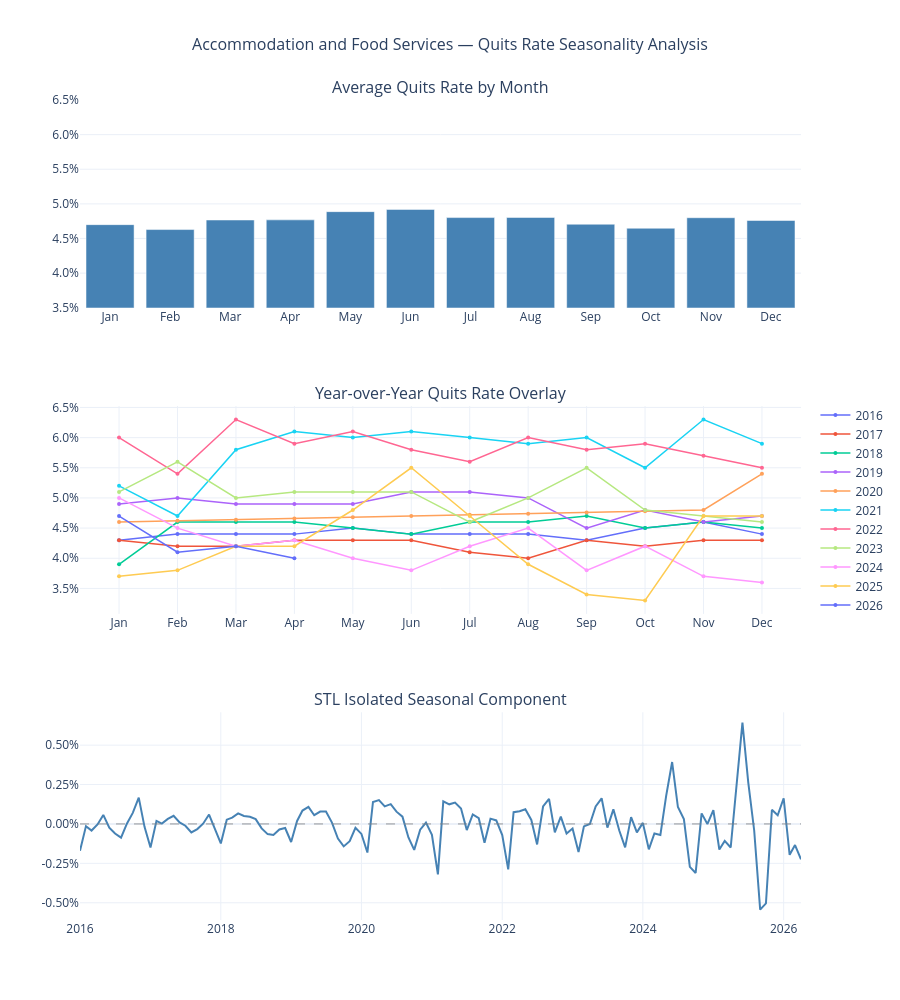

Notebook code for this chart:
### Markdown cell above
## COVID-19 Interpolation

Quit rates in early 2020 deviated sharply from the levels and patterns observed
throughout the rest of the series. Leaving those values in place would allow an
isolated period to distort the model's understanding of both trend and seasonal
structure.

To address this, quit rate values from February 2020 through October 2020 were replaced
using linear interpolation based on time. This bridges the gap between the pre-pandemic
level and the point where the series began returning to a more typical range, without
letting that period dominate the analysis.

The original series is shown alongside the adjusted version above for transparency, and
all subsequent analysis is based on the interpolated data.

### Code cell
# =============================================================================
# Section 3: Seasonality Analysis
# =============================================================================
df_interp['month'] = df_interp.index.month
df_interp['year'] = df_interp.index.year
month_labels = ['Jan','Feb','Mar','Apr','May','Jun',
                'Jul','Aug','Sep','Oct','Nov','Dec']

# STL fit
stl = STL(df_interp['quit_rate'], period=12)
stl_fit = stl.fit()
df_interp['seasonal'] = stl_fit.seasonal

monthly_avg = df_interp.groupby('month')['quit_rate'].mean().reset_index()

fig = make_subplots(
    rows=3, cols=1,
    subplot_titles=('Average Quits Rate by Month',
                    'Year-over-Year Quits Rate Overlay',
                    'STL Isolated Seasonal Component'),
    vertical_spacing=0.12
)

# --- Plot 1: Monthly Average Bar ---
fig.add_trace(go.Bar(
    x=month_labels,
    y=monthly_avg['quit_rate'],
    marker_color='steelblue',
    name='Monthly Average',
    showlegend=False,
    hovertemplate='%{x}: %{customdata}<extra></extra>',
    customdata=[f'{v:.2f}%' for v in monthly_avg['quit_rate']]
), row=1, col=1)

fig.update_yaxes(
    range=[3.5, 6.5],
    tickvals=[3.5, 4.0, 4.5, 5.0, 5.5, 6.0, 6.5],
    ticktext=[f'{v:.1f}%' for v in [3.5, 4.0, 4.5, 5.0, 5.5, 6.0, 6.5]],
    row=1, col=1
)

# --- Plot 2: Year-over-Year Overlay ---
colors = px.colors.qualitative.Plotly
for i, (year, group) in enumerate(df_interp.groupby('year')):
    group = group.sort_values('month')
    fig.add_trace(go.Scatter(
        x=month_labels[:len(group)],
        y=group['quit_rate'],
        mode='lines+markers',
        name=str(year),
        line=dict(color=colors[i % len(colors)], width=1.5),
        marker=dict(size=4),
        hovertemplate=f'{year} %{{x}}: %{{customdata}}<extra></extra>',
        customdata=[f'{v:.2f}%' for v in group['quit_rate']]
    ), row=2, col=1)

fig.update_yaxes(
    tickvals=[3.5, 4.0, 4.5, 5.0, 5.5, 6.0, 6.5],
    ticktext=[f'{v:.1f}%' for v in [3.5, 4.0, 4.5, 5.0, 5.5, 6.0, 6.5]],
    row=2, col=1
)

# --- Plot 3: STL Seasonal Component ---
fig.add_trace(go.Scatter(
    x=df_interp.index,
    y=df_interp['seasonal'],
    mode='lines',
    name='Seasonal Component',
    showlegend=False,
    line=dict(color='steelblue', width=2),
    hovertemplate='%{x|%b %Y}: %{customdata}<extra></extra>',
    customdata=[f'{v:.3f}%' for v in df_interp['seasonal']]
), row=3, col=1)

fig.add_hline(y=0, line_dash='dash', line_color='gray', line_width=0.8, row=3, col=1)

seasonal_ticks = [-0.50, -0.25, 0.00, 0.25, 0.50]
fig.update_yaxes(
    tickvals=seasonal_ticks,
    ticktext=[f'{v:.2f}%' for v in seasonal_ticks],
    row=3, col=1
)

fig.update_layout(
    title=dict(text='Accommodation and Food Services — Quits Rate Seasonality Analysis',
               x=0.5, font=dict(size=16)),
    height=1000,
    template='plotly_white',
    hovermode='closest',
    showlegend=True,
    legend=dict(
        x=1.02,
        y=0.50,
        xanchor='left',
        yanchor='middle'
    )
)

fig.show()

### Figure 1 — Plotly figure (JSON) as saved in the notebook; plotly's stock layout.template omitted (floating-point values rounded to 4 significant figures)
{"data": [{"customdata": ["4.70%", "4.63%", "4.77%", "4.77%", "4.89%", "4.92%", "4.80%", "4.80%", "4.71%", "4.65%", "4.80%", "4.76%"], "hovertemplate": "%{x}: %{customdata}<extra></extra>", "marker": {"color": "steelblue"}, "name": "Monthly Average", "showlegend": false, "type": "bar", "x": ["Jan", "Feb", "Mar", "Apr", "May", "Jun", "Jul", "Aug", "Sep", "Oct", "Nov", "Dec"], "xaxis": "x", "y": [4.7, 4.629, 4.767, 4.769, 4.888, 4.92, 4.802, 4.804, 4.706, 4.648, 4.8, 4.76], "yaxis": "y"}, {"customdata": ["4.30%", "4.40%", "4.40%", "4.40%", "4.50%", "4.40%", "4.40%", "4.40%", "4.30%", "4.50%", "4.60%", "4.40%"], "hovertemplate": "2016 %{x}: %{customdata}<extra></extra>", "line": {"color": "#636EFA", "width": 1.5}, "marker": {"size": 4}, "mode": "lines+markers", "name": "2016", "type": "scatter", "x": ["Jan", "Feb", "Mar", "Apr", "May", "Jun", "Jul", "Aug", "Sep", "Oct", "Nov", "Dec"], "xaxis": "x2", "y": [4.3, 4.4, 4.4, 4.4, 4.5, 4.4, 4.4, 4.4, 4.3, 4.5, 4.6, 4.4], "yaxis": "y2"}, {"customdata": ["4.30%", "4.20%", "4.20%", "4.30%", "4.30%", "4.30%", "4.10%", "4.00%", "4.30%", "4.20%", "4.30%", "4.30%"], "hovertemplate": "2017 %{x}: %{customdata}<extra></extra>", "line": {"color": "#EF553B", "width": 1.5}, "marker": {"size": 4}, "mode": "lines+markers", "name": "2017", "type": "scatter", "x": ["Jan", "Feb", "Mar", "Apr", "May", "Jun", "Jul", "Aug", "Sep", "Oct", "Nov", "Dec"], "xaxis": "x2", "y": [4.3, 4.2, 4.2, 4.3, 4.3, 4.3, 4.1, 4.0, 4.3, 4.2, 4.3, 4.3], "yaxis": "y2"}, {"customdata": ["3.90%", "4.60%", "4.60%", "4.60%", "4.50%", "4.40%", "4.60%", "4.60%", "4.70%", "4.50%", "4.60%", "4.50%"], "hovertemplate": "2018 %{x}: %{customdata}<extra></extra>", "line": {"color": "#00CC96", "width": 1.5}, "marker": {"size": 4}, "mode": "lines+markers", "name": "2018", "type": "scatter", "x": ["Jan", "Feb", "Mar", "Apr", "May", "Jun", "Jul", "Aug", "Sep", "Oct", "Nov", "Dec"], "xaxis": "x2", "y": [3.9, 4.6, 4.6, 4.6, 4.5, 4.4, 4.6, 4.6, 4.7, 4.5, 4.6, 4.5], "yaxis": "y2"}, {"customdata": ["4.90%", "5.00%", "4.90%", "4.90%", "4.90%", "5.10%", "5.10%", "5.00%", "4.50%", "4.80%", "4.60%", "4.70%"], "hovertemplate": "2019 %{x}: %{customdata}<extra></extra>", "line": {"color": "#AB63FA", "width": 1.5}, "marker": {"size": 4}, "mode": "lines+markers", "name": "2019", "type": "scatter", "x": ["Jan", "Feb", "Mar", "Apr", "May", "Jun", "Jul", "Aug", "Sep", "Oct", "Nov", "Dec"], "xaxis": "x2", "y": [4.9, 5.0, 4.9, 4.9, 4.9, 5.1, 5.1, 5.0, 4.5, 4.8, 4.6, 4.7], "yaxis": "y2"}, {"customdata": ["4.60%", "4.62%", "4.64%", "4.66%", "4.68%", "4.70%", "4.72%", "4.74%", "4.76%", "4.78%", "4.80%", "5.40%"], "hovertemplate": "2020 %{x}: %{customdata}<extra></extra>", "line": {"color": "#FFA15A", "width": 1.5}, "marker": {"size": 4}, "mode": "lines+markers", "name": "2020", "type": "scatter", "x": ["Jan", "Feb", "Mar", "Apr", "May", "Jun", "Jul", "Aug", "Sep", "Oct", "Nov", "Dec"], "xaxis": "x2", "y": [4.6, 4.62, 4.639, 4.66, 4.679, 4.7, 4.719, 4.74, 4.76, 4.78, 4.8, 5.4], "yaxis": "y2"}, {"customdata": ["5.20%", "4.70%", "5.80%", "6.10%", "6.00%", "6.10%", "6.00%", "5.90%", "6.00%", "5.50%", "6.30%", "5.90%"], "hovertemplate": "2021 %{x}: %{customdata}<extra></extra>", "line": {"color": "#19D3F3", "width": 1.5}, "marker": {"size": 4}, "mode": "lines+markers", "name": "2021", "type": "scatter", "x": ["Jan", "Feb", "Mar", "Apr", "May", "Jun", "Jul", "Aug", "Sep", "Oct", "Nov", "Dec"], "xaxis": "x2", "y": [5.2, 4.7, 5.8, 6.1, 6.0, 6.1, 6.0, 5.9, 6.0, 5.5, 6.3, 5.9], "yaxis": "y2"}, {"customdata": ["6.00%", "5.40%", "6.30%", "5.90%", "6.10%", "5.80%", "5.60%", "6.00%", "5.80%", "5.90%", "5.70%", "5.50%"], "hovertemplate": "2022 %{x}: %{customdata}<extra></extra>", "line": {"color": "#FF6692", "width": 1.5}, "marker": {"size": 4}, "mode": "lines+markers", "name": "2022", "type": "scatter", "x": ["Jan", "Feb", "Mar", "Apr", "May", "Jun", "Jul", "Aug", "Sep", "Oct", "Nov", "Dec"], "xaxis": "x2", "y": [6.0, 5.4, 6.3, 5.9, 6.1, 5.8, 5.6, 6.0, 5.8, 5.9, 5.7, 5.5], "yaxis": "y2"}, {"customdata": ["5.10%", "5.60%", "5.00%", "5.10%", "5.10%", "5.10%", "4.60%", "5.00%", "5.50%", "4.80%", "4.70%", "4.60%"], "hovertemplate": "2023 %{x}: %{customdata}<extra></extra>", "line": {"color": "#B6E880", "width": 1.5}, "marker": {"size": 4}, "mode": "lines+markers", "name": "2023", "type": "scatter", "x": ["Jan", "Feb", "Mar", "Apr", "May", "Jun", "Jul", "Aug", "Sep", "Oct", "Nov", "Dec"], "xaxis": "x2", "y": [5.1, 5.6, 5.0, 5.1, 5.1, 5.1, 4.6, 5.0, 5.5, 4.8, 4.7, 4.6], "yaxis": "y2"}, {"customdata": ["5.00%", "4.50%", "4.20%", "4.30%", "4.00%", "3.80%", "4.20%", "4.50%", "3.80%", "4.20%", "3.70%", "3.60%"], "hovertemplate": "2024 %{x}: %{customdata}<extra></extra>", "line": {"color": "#FF97FF", "width": 1.5}, "marker": {"size": 4}, "mode": "lines+markers", "name": "2024", "type": "scatter", "x": ["Jan", "Feb", "Mar", "Apr", "May", "Jun", "Jul", "Aug", "Sep", "Oct", "Nov", "Dec"], "xaxis": "x2", "y": [5.0, 4.5, 4.2, 4.3, 4.0, 3.8, 4.2, 4.5, 3.8, 4.2, 3.7, 3.6], "yaxis": "y2"}, {"customdata": ["3.70%", "3.80%", "4.20%", "4.20%", "4.80%", "5.50%", "4.70%", "3.90%", "3.40%", "3.30%", "4.70%", "4.70%"], "hovertemplate": "2025 %{x}: %{customdata}<extra></extra>", "line": {"color": "#FECB52", "width": 1.5}, "marker": {"size": 4}, "mode": "lines+markers", "name": "2025", "type": "scatter", "x": ["Jan", "Feb", "Mar", "Apr", "May", "Jun", "Jul", "Aug", "Sep", "Oct", "Nov", "Dec"], "xaxis": "x2", "y": [3.7, 3.8, 4.2, 4.2, 4.8, 5.5, 4.7, 3.9, 3.4, 3.3, 4.7, 4.7], "yaxis": "y2"}, {"customdata": ["4.70%", "4.10%", "4.20%", "4.00%"], "hovertemplate": "2026 %{x}: %{customdata}<extra></extra>", "line": {"color": "#636EFA", "width": 1.5}, "marker": {"size": 4}, "mode": "lines+markers", "name": "2026", "type": "scatter", "x": ["Jan", "Feb", "Mar", "Apr"], "xaxis": "x2", "y": [4.7, 4.1, 4.2, 4.0], "yaxis": "y2"}, {"customdata": ["-0.170%", "-0.014%", "-0.042%", "-0.004%", "0.057%", "-0.024%", "-0.061%", "-0.087%", "0.003%", "0.070%", "0.167%", "-0.018%", "-0.149%", "0.019%", "0.002%", "0.032%", "0.052%", "0.010%", "-0.011%", "-0.054%", "-0.033%", "0.002%", "0.060%", "-0.027%", "-0.123%", "0.027%", "0.040%", "0.067%", "0.051%", "0.046%", "0.031%", "-0.028%", "-0.064%", "-0.070%", "-0.035%", "-0.026%", "-0.115%", "0.019%", "0.085%", "0.109%", "0.055%", "0.078%", "0.079%", "0.008%", "-0.093%", "-0.142%", "-0.110%", "-0.024%", "-0.063%", "-0.181%", "0.139%", "0.152%", "0.112%", "0.126%", "0.078%", "0.046%", "-0.086%", "-0.165%", "-0.037%", "0.008%", "-0.069%", "-0.320%", "0.143%", "0.124%", "0.136%", "0.098%", "-0.039%", "0.061%", "0.037%", "-0.120%", "0.033%", "0.022%", "-0.071%", "-0.288%", "0.075%", "0.081%", "0.093%", "0.026%", "-0.130%", "0.111%", "0.159%", "-0.054%", "0.047%", "-0.061%", "-0.029%", "-0.179%", "-0.016%", "-0.000%", "0.111%", "0.163%", "-0.024%", "0.093%", "-0.043%", "-0.148%", "0.043%", "-0.053%", "0.007%", "-0.161%", "-0.060%", "-0.070%", "0.179%", "0.393%", "0.107%", "0.031%", "-0.273%", "-0.311%", "0.067%", "-0.001%", "0.088%", "-0.162%", "-0.107%", "-0.149%", "0.251%", "0.643%", "0.266%", "-0.041%", "-0.543%", "-0.504%", "0.090%", "0.055%", "0.163%", "-0.196%", "-0.134%", "-0.224%"], "hovertemplate": "%{x|%b %Y}: %{customdata}<extra></extra>", "line": {"color": "steelblue", "width": 2}, "mode": "lines", "name": "Seasonal Component", "showlegend": false, "type": "scatter", "x": ["2016-01-01T00:00:00.000000000", "2016-02-01T00:00:00.000000000", "2016-03-01T00:00:00.000000000", "2016-04-01T00:00:00.000000000", "2016-05-01T00:00:00.000000000", "2016-06-01T00:00:00.000000000", "2016-07-01T00:00:00.000000000", "2016-08-01T00:00:00.000000000", "2016-09-01T00:00:00.000000000", "2016-10-01T00:00:00.000000000", "2016-11-01T00:00:00.000000000", "2016-12-01T00:00:00.000000000", "2017-01-01T00:00:00.000000000", "2017-02-01T00:00:00.000000000", "2017-03-01T00:00:00.000000000", "2017-04-01T00:00:00.000000000", "2017-05-01T00:00:00.000000000", "2017-06-01T00:00:00.000000000", "2017-07-01T00:00:00.000000000", "2017-08-01T00:00:00.000000000", "2017-09-01T00:00:00.000000000", "2017-10-01T00:00:00.000000000", "2017-11-01T00:00:00.000000000", "2017-12-01T00:00:00.000000000", "2018-01-01T00:00:00.000000000", "2018-02-01T00:00:00.000000000", "2018-03-01T00:00:00.000000000", "2018-04-01T00:00:00.000000000", "2018-05-01T00:00:00.000000000", "2018-06-01T00:00:00.000000000", "2018-07-01T00:00:00.000000000", "2018-08-01T00:00:00.000000000", "2018-09-01T00:00:00.000000000", "2018-10-01T00:00:00.000000000", "2018-11-01T00:00:00.000000000", "2018-12-01T00:00:00.000000000", "2019-01-01T00:00:00.000000000", "2019-02-01T00:00:00.000000000", "2019-03-01T00:00:00.000000000", "2019-04-01T00:00:00.000000000", "2019-05-01T00:00:00.000000000", "2019-06-01T00:00:00.000000000", "2019-07-01T00:00:00.000000000", "2019-08-01T00:00:00.000000000", "2019-09-01T00:00:00.000000000", "2019-10-01T00:00:00.000000000", "2019-11-01T00:00:00.000000000", "2019-12-01T00:00:00.000000000", "2020-01-01T00:00:00.000000000", "2020-02-01T00:00:00.000000000", "2020-03-01T00:00:00.000000000", "2020-04-01T00:00:00.000000000", "2020-05-01T00:00:00.000000000", "2020-06-01T00:00:00.000000000", "2020-07-01T00:00:00.000000000", "2020-08-01T00:00:00.000000000", "2020-09-01T00:00:00.000000000", "2020-10-01T00:00:00.000000000", "2020-11-01T00:00:00.000000000", "2020-12-01T00:00:00.000000000", "2021-01-01T00:00:00.000000000", "2021-02-01T00:00:00.000000000", "2021-03-01T00:00:00.000000000", "2021-04-01T00:00:00.000000000", "2021-05-01T00:00:00.000000000", "2021-06-01T00:00:00.000000000", "2021-07-01T00:00:00.000000000", "2021-08-01T00:00:00.000000000", "2021-09-01T00:00:00.000000000", "2021-10-01T00:00:00.000000000", "2021-11-01T00:00:00.000000000", "2021-12-01T00:00:00.000000000", "2022-01-01T00:00:00.000000000", "2022-02-01T00:00:00.000000000", "2022-03-01T00:00:00.000000000", "2022-04-01T00:00:00.000000000", "2022-05-01T00:00:00.000000000", "2022-06-01T00:00:00.000000000", "2022-07-01T00:00:00.000000000", "2022-08-01T00:00:00.000000000", "2022-09-01T00:00:00.000000000", "2022-10-01T00:00:00.000000000", "2022-11-01T00:00:00.000000000", "2022-12-01T00:00:00.000000000", "2023-01-01T00:00:00.000000000", "2023-02-01T00:00:00.000000000", "2023-03-01T00:00:00.000000000", "2023-04-01T00:00:00.000000000", "2023-05-01T00:00:00.000000000", "2023-06-01T00:00:00.000000000", "2023-07-01T00:00:00.000000000", "2023-08-01T00:00:00.000000000", "2023-09-01T00:00:00.000000000", "2023-10-01T00:00:00.000000000", "2023-11-01T00:00:00.000000000", "2023-12-01T00:00:00.000000000", "2024-01-01T00:00:00.000000000", "2024-02-01T00:00:00.000000000", "2024-03-01T00:00:00.000000000", "2024-04-01T00:00:00.000000000", "2024-05-01T00:00:00.000000000", "2024-06-01T00:00:00.000000000", "2024-07-01T00:00:00.000000000", "2024-08-01T00:00:00.000000000", "2024-09-01T00:00:00.000000000", "2024-10-01T00:00:00.000000000", "2024-11-01T00:00:00.000000000", "2024-12-01T00:00:00.000000000", "2025-01-01T00:00:00.000000000", "2025-02-01T00:00:00.000000000", "2025-03-01T00:00:00.000000000", "2025-04-01T00:00:00.000000000", "2025-05-01T00:00:00.000000000", "2025-06-01T00:00:00.000000000", "2025-07-01T00:00:00.000000000", "2025-08-01T00:00:00.000000000", "2025-09-01T00:00:00.000000000", "2025-10-01T00:00:00.000000000", "2025-11-01T00:00:00.000000000", "2025-12-01T00:00:00.000000000", "2026-01-01T00:00:00.000000000", "2026-02-01T00:00:00.000000000", "2026-03-01T00:00:00.000000000", "2026-04-01T00:00:00.000000000"], "xaxis": "x3", "y": [-0.1701, -0.01382, -0.04178, -0.003549, 0.0574, -0.02368, -0.06097, -0.08703, 0.003489, 0.07034, 0.167, -0.01828, -0.1491, 0.01938, 0.002135, 0.03169, 0.05182, 0.009676, -0.01134, -0.05358, -0.03267, 0.00161, 0.05977, -0.0275, -0.1234, 0.02704, 0.03987, 0.06721, 0.05055, 0.04573, 0.03082, -0.02804, -0.06437, -0.06998, -0.03504, -0.02587, -0.1146, 0.01906, 0.08487, 0.1087, 0.05534, 0.07819, 0.07884, 0.008271, -0.09274, -0.1424, -0.1096, -0.0241, -0.06323, -0.1814, 0.1395, 0.1516, 0.1118, 0.1257, 0.07792, 0.04604, -0.08562, -0.1645, -0.03665, 0.008091, -0.06892, -0.32, 0.1431, 0.1245, 0.1358, 0.09836, -0.0389, 0.06056, 0.03665, -0.1196, 0.03347, 0.02233, -0.07067, -0.2881, 0.07465, 0.08061, 0.09288, 0.02553, -0.1299, 0.1107, 0.1594, -0.05377, 0.04668, -0.06103, -0.02927, -0.1786, -0.01583, -0.0002143, 0.1105, 0.1626, -0.02367, 0.09268, -0.04297, -0.1484, 0.043, -0.05338, 0.006792, -0.161, -0.06033, -0.06977, 0.1785, 0.393, 0.1073, 0.03061, -0.2726, -0.311, 0.06695, -0.0005219, 0.08811, -0.162, -0.1075, -0.1493, 0.251, 0.6426, 0.2657, -0.04143, -0.5434, -0.5042, 0.08969, 0.05496, 0.1631, -0.1957, -0.1341, -0.2241], "yaxis": "y3"}], "layout": {"annotations": [{"font": {"size": 16}, "showarrow": false, "text": "Average Quits Rate by Month", "x": 0.5, "xanchor": "center", "xref": "paper", "y": 1, "yanchor": "bottom", "yref": "paper"}, {"font": {"size": 16}, "showarrow": false, "text": "Year-over-Year Quits Rate Overlay", "x": 0.5, "xanchor": "center", "xref": "paper", "y": 0.6267, "yanchor": "bottom", "yref": "paper"}, {"font": {"size": 16}, "showarrow": false, "text": "STL Isolated Seasonal Component", "x": 0.5, "xanchor": "center", "xref": "paper", "y": 0.2533, "yanchor": "bottom", "yref": "paper"}], "height": 1000, "hovermode": "closest", "legend": {"x": 1.02, "xanchor": "left", "y": 0.5, "yanchor": "middle"}, "shapes": [{"line": {"color": "gray", "dash": "dash", "width": 0.8}, "type": "line", "x0": 0, "x1": 1, "xref": "x3 domain", "y0": 0, "y1": 0, "yref": "y3"}], "showlegend": true, "title": {"font": {"size": 16}, "text": "Accommodation and Food Services — Quits Rate Seasonality Analysis", "x": 0.5}, "xaxis": {"anchor": "y", "domain": [0, 1]}, "xaxis2": {"anchor": "y2", "domain": [0, 1]}, "xaxis3": {"anchor": "y3", "domain": [0, 1]}, "yaxis": {"anchor": "x", "domain": [0.7467, 1], "range": [3.5, 6.5], "ticktext": ["3.5%", "4.0%", "4.5%", "5.0%", "5.5%", "6.0%", "6.5%"], "tickvals": [3.5, 4, 4.5, 5, 5.5, 6, 6.5]}, "yaxis2": {"anchor": "x2", "domain": [0.3733, 0.6267], "ticktext": ["3.5%", "4.0%", "4.5%", "5.0%", "5.5%", "6.0%", "6.5%"], "tickvals": [3.5, 4, 4.5, 5, 5.5, 6, 6.5]}, "yaxis3": {"anchor": "x3", "domain": [0, 0.2533], "ticktext": ["-0.50%", "-0.25%", "0.00%", "0.25%", "0.50%"], "tickvals": [-0.5, -0.25, 0, 0.25, 0.5]}}}
